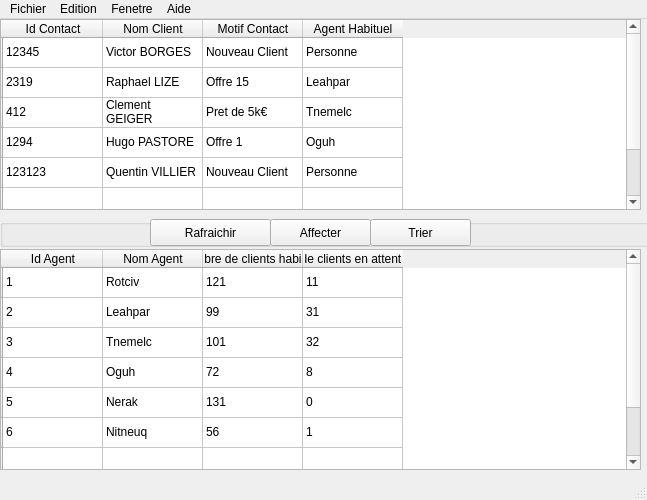
<?xml version="1.0" encoding="UTF-8"?>
<ui version="4.0">
 <class>MainWindow</class>
 <widget class="QMainWindow" name="MainWindow">
  <property name="geometry">
   <rect>
    <x>0</x>
    <y>0</y>
    <width>647</width>
    <height>500</height>
   </rect>
  </property>
  <property name="windowTitle">
   <string>Contacts prévus non affectés</string>
  </property>
  <widget class="QWidget" name="centralwidget">
   <widget class="QTableWidget" name="tableWidget">
    <property name="geometry">
     <rect>
      <x>0</x>
      <y>0</y>
      <width>641</width>
      <height>191</height>
     </rect>
    </property>
    <row>
     <property name="text">
      <string/>
     </property>
    </row>
    <row>
     <property name="text">
      <string/>
     </property>
    </row>
    <row>
     <property name="text">
      <string/>
     </property>
    </row>
    <row>
     <property name="text">
      <string/>
     </property>
    </row>
    <row>
     <property name="text">
      <string/>
     </property>
    </row>
    <row>
     <property name="text">
      <string/>
     </property>
    </row>
    <row>
     <property name="text">
      <string/>
     </property>
    </row>
    <column>
     <property name="text">
      <string>Id Contact</string>
     </property>
    </column>
    <column>
     <property name="text">
      <string>Nom Client</string>
     </property>
    </column>
    <column>
     <property name="text">
      <string>Motif Contact</string>
     </property>
    </column>
    <column>
     <property name="text">
      <string>Agent Habituel</string>
     </property>
    </column>
    <item row="0" column="0">
     <property name="text">
      <string>12345</string>
     </property>
    </item>
    <item row="0" column="1">
     <property name="text">
      <string>Victor BORGES</string>
     </property>
    </item>
    <item row="0" column="2">
     <property name="text">
      <string>Nouveau Client</string>
     </property>
    </item>
    <item row="0" column="3">
     <property name="text">
      <string>Personne</string>
     </property>
    </item>
    <item row="1" column="0">
     <property name="text">
      <string>2319</string>
     </property>
    </item>
    <item row="1" column="1">
     <property name="text">
      <string>Raphael LIZE</string>
     </property>
    </item>
    <item row="1" column="2">
     <property name="text">
      <string>Offre 15</string>
     </property>
    </item>
    <item row="1" column="3">
     <property name="text">
      <string>Leahpar</string>
     </property>
    </item>
    <item row="2" column="0">
     <property name="text">
      <string>412</string>
     </property>
    </item>
    <item row="2" column="1">
     <property name="text">
      <string>Clement GEIGER</string>
     </property>
    </item>
    <item row="2" column="2">
     <property name="text">
      <string>Pret de 5k€</string>
     </property>
    </item>
    <item row="2" column="3">
     <property name="text">
      <string>Tnemelc</string>
     </property>
    </item>
    <item row="3" column="0">
     <property name="text">
      <string>1294</string>
     </property>
    </item>
    <item row="3" column="1">
     <property name="text">
      <string>Hugo PASTORE</string>
     </property>
    </item>
    <item row="3" column="2">
     <property name="text">
      <string>Offre 1</string>
     </property>
    </item>
    <item row="3" column="3">
     <property name="text">
      <string>Oguh</string>
     </property>
    </item>
    <item row="4" column="0">
     <property name="text">
      <string>123123</string>
     </property>
    </item>
    <item row="4" column="1">
     <property name="text">
      <string>Quentin VILLIER</string>
     </property>
    </item>
    <item row="4" column="2">
     <property name="text">
      <string>Nouveau Client</string>
     </property>
    </item>
    <item row="4" column="3">
     <property name="text">
      <string>Personne</string>
     </property>
    </item>
   </widget>
   <widget class="QGroupBox" name="groupBox">
    <property name="geometry">
     <rect>
      <x>0</x>
      <y>200</y>
      <width>709</width>
      <height>28</height>
     </rect>
    </property>
    <property name="title">
     <string/>
    </property>
    <widget class="QPushButton" name="pushButton">
     <property name="geometry">
      <rect>
       <x>150</x>
       <y>0</y>
       <width>121</width>
       <height>27</height>
      </rect>
     </property>
     <property name="text">
      <string>Rafraichir</string>
     </property>
     <property name="icon">
      <iconset>
       <normaloff>refresh.png</normaloff>refresh.png</iconset>
     </property>
    </widget>
    <widget class="QPushButton" name="pushButton_3">
     <property name="geometry">
      <rect>
       <x>270</x>
       <y>0</y>
       <width>101</width>
       <height>27</height>
      </rect>
     </property>
     <property name="text">
      <string>Affecter</string>
     </property>
     <property name="icon">
      <iconset>
       <normaloff>fleche_haut.png</normaloff>fleche_haut.png</iconset>
     </property>
    </widget>
    <widget class="QPushButton" name="pushButton_5">
     <property name="geometry">
      <rect>
       <x>370</x>
       <y>0</y>
       <width>101</width>
       <height>27</height>
      </rect>
     </property>
     <property name="text">
      <string>Trier</string>
     </property>
     <property name="icon">
      <iconset>
       <normaloff>sort.png</normaloff>sort.png</iconset>
     </property>
    </widget>
   </widget>
   <widget class="QTableWidget" name="tableWidget_2">
    <property name="geometry">
     <rect>
      <x>0</x>
      <y>230</y>
      <width>641</width>
      <height>221</height>
     </rect>
    </property>
    <row>
     <property name="text">
      <string/>
     </property>
    </row>
    <row>
     <property name="text">
      <string/>
     </property>
    </row>
    <row>
     <property name="text">
      <string/>
     </property>
    </row>
    <row>
     <property name="text">
      <string/>
     </property>
    </row>
    <row>
     <property name="text">
      <string/>
     </property>
    </row>
    <row>
     <property name="text">
      <string/>
     </property>
    </row>
    <row>
     <property name="text">
      <string/>
     </property>
    </row>
    <row>
     <property name="text">
      <string/>
     </property>
    </row>
    <column>
     <property name="text">
      <string>Id Agent</string>
     </property>
    </column>
    <column>
     <property name="text">
      <string>Nom Agent</string>
     </property>
    </column>
    <column>
     <property name="text">
      <string>Nombre de clients habituels</string>
     </property>
    </column>
    <column>
     <property name="text">
      <string>Nombre de clients en attente de RdV</string>
     </property>
    </column>
    <item row="0" column="0">
     <property name="text">
      <string>1</string>
     </property>
    </item>
    <item row="0" column="1">
     <property name="text">
      <string>Rotciv</string>
     </property>
    </item>
    <item row="0" column="2">
     <property name="text">
      <string>121</string>
     </property>
    </item>
    <item row="0" column="3">
     <property name="text">
      <string>11</string>
     </property>
    </item>
    <item row="1" column="0">
     <property name="text">
      <string>2</string>
     </property>
    </item>
    <item row="1" column="1">
     <property name="text">
      <string>Leahpar</string>
     </property>
    </item>
    <item row="1" column="2">
     <property name="text">
      <string>99</string>
     </property>
    </item>
    <item row="1" column="3">
     <property name="text">
      <string>31</string>
     </property>
    </item>
    <item row="2" column="0">
     <property name="text">
      <string>3</string>
     </property>
    </item>
    <item row="2" column="1">
     <property name="text">
      <string>Tnemelc</string>
     </property>
    </item>
    <item row="2" column="2">
     <property name="text">
      <string>101</string>
     </property>
    </item>
    <item row="2" column="3">
     <property name="text">
      <string>32</string>
     </property>
    </item>
    <item row="3" column="0">
     <property name="text">
      <string>4</string>
     </property>
    </item>
    <item row="3" column="1">
     <property name="text">
      <string>Oguh</string>
     </property>
    </item>
    <item row="3" column="2">
     <property name="text">
      <string>72</string>
     </property>
    </item>
    <item row="3" column="3">
     <property name="text">
      <string>8</string>
     </property>
    </item>
    <item row="4" column="0">
     <property name="text">
      <string>5</string>
     </property>
    </item>
    <item row="4" column="1">
     <property name="text">
      <string>Nerak</string>
     </property>
    </item>
    <item row="4" column="2">
     <property name="text">
      <string>131</string>
     </property>
    </item>
    <item row="4" column="3">
     <property name="text">
      <string>0</string>
     </property>
    </item>
    <item row="5" column="0">
     <property name="text">
      <string>6</string>
     </property>
    </item>
    <item row="5" column="1">
     <property name="text">
      <string>Nitneuq</string>
     </property>
    </item>
    <item row="5" column="2">
     <property name="text">
      <string>56</string>
     </property>
    </item>
    <item row="5" column="3">
     <property name="text">
      <string>1</string>
     </property>
    </item>
   </widget>
  </widget>
  <widget class="QMenuBar" name="menubar">
   <property name="geometry">
    <rect>
     <x>0</x>
     <y>0</y>
     <width>647</width>
     <height>25</height>
    </rect>
   </property>
   <widget class="QMenu" name="menuFichier">
    <property name="title">
     <string>Fichier</string>
    </property>
    <addaction name="actionEXIT"/>
   </widget>
   <widget class="QMenu" name="menuAide">
    <property name="title">
     <string>Aide</string>
    </property>
    <addaction name="actionAide"/>
   </widget>
   <widget class="QMenu" name="menuEdition">
    <property name="title">
     <string>Edition</string>
    </property>
    <addaction name="actionCopier"/>
   </widget>
   <widget class="QMenu" name="menuFenetre">
    <property name="title">
     <string>Fenetre</string>
    </property>
    <addaction name="actionCelui_ci"/>
   </widget>
   <addaction name="menuFichier"/>
   <addaction name="menuEdition"/>
   <addaction name="menuFenetre"/>
   <addaction name="menuAide"/>
  </widget>
  <widget class="QStatusBar" name="statusbar"/>
  <action name="actionEXIT">
   <property name="text">
    <string>Exit</string>
   </property>
  </action>
  <action name="actionCopier">
   <property name="text">
    <string>Copier</string>
   </property>
  </action>
  <action name="actionCelui_ci">
   <property name="text">
    <string>Celui-ci</string>
   </property>
  </action>
  <action name="actionAide">
   <property name="text">
    <string>Aide</string>
   </property>
  </action>
 </widget>
 <resources/>
 <connections/>
</ui>
